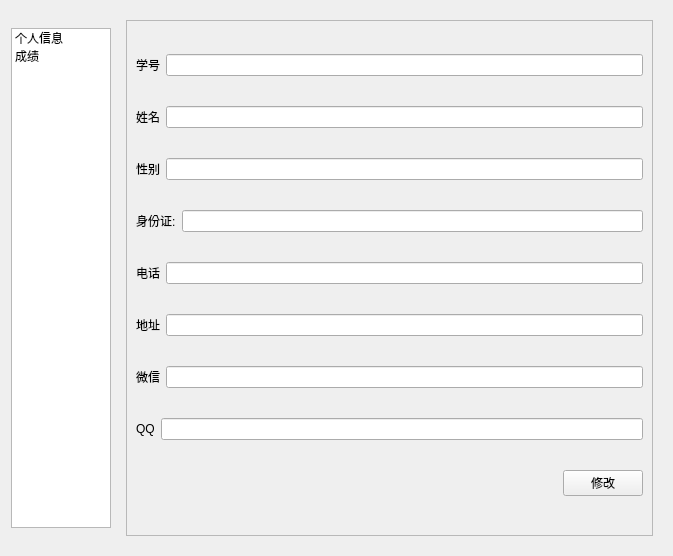
<?xml version="1.0" encoding="UTF-8"?>
<ui version="4.0">
 <class>StudentWidget</class>
 <widget class="QWidget" name="StudentWidget">
  <property name="geometry">
   <rect>
    <x>0</x>
    <y>0</y>
    <width>673</width>
    <height>556</height>
   </rect>
  </property>
  <property name="windowTitle">
   <string>Form</string>
  </property>
  <layout class="QHBoxLayout" name="horizontalLayout_19">
   <item>
    <widget class="QListWidget" name="listWidget">
     <property name="sizePolicy">
      <sizepolicy hsizetype="Fixed" vsizetype="Fixed">
       <horstretch>0</horstretch>
       <verstretch>0</verstretch>
      </sizepolicy>
     </property>
     <property name="minimumSize">
      <size>
       <width>100</width>
       <height>500</height>
      </size>
     </property>
     <property name="maximumSize">
      <size>
       <width>100</width>
       <height>16777215</height>
      </size>
     </property>
     <item>
      <property name="text">
       <string>个人信息</string>
      </property>
     </item>
     <item>
      <property name="text">
       <string>成绩</string>
      </property>
     </item>
    </widget>
   </item>
   <item>
    <widget class="QStackedWidget" name="stackedWidget">
     <property name="currentIndex">
      <number>0</number>
     </property>
     <widget class="QWidget" name="msg">
      <layout class="QGridLayout" name="gridLayout">
       <item row="0" column="1">
        <widget class="QScrollArea" name="scrollArea">
         <property name="widgetResizable">
          <bool>true</bool>
         </property>
         <widget class="QWidget" name="scrollAreaWidgetContents">
          <property name="geometry">
           <rect>
            <x>0</x>
            <y>0</y>
            <width>520</width>
            <height>510</height>
           </rect>
          </property>
          <layout class="QVBoxLayout" name="verticalLayout">
           <item>
            <layout class="QHBoxLayout" name="horizontalLayout">
             <item>
              <widget class="QLabel" name="label">
               <property name="text">
                <string>学号</string>
               </property>
              </widget>
             </item>
             <item>
              <widget class="QLineEdit" name="lineEdit_1"/>
             </item>
            </layout>
           </item>
           <item>
            <layout class="QHBoxLayout" name="horizontalLayout_2">
             <item>
              <widget class="QLabel" name="label_2">
               <property name="text">
                <string>姓名</string>
               </property>
              </widget>
             </item>
             <item>
              <widget class="QLineEdit" name="lineEdit_2"/>
             </item>
            </layout>
           </item>
           <item>
            <layout class="QHBoxLayout" name="horizontalLayout_5">
             <item>
              <widget class="QLabel" name="label_5">
               <property name="text">
                <string>性别</string>
               </property>
              </widget>
             </item>
             <item>
              <widget class="QLineEdit" name="lineEdit_3"/>
             </item>
            </layout>
           </item>
           <item>
            <layout class="QHBoxLayout" name="horizontalLayout_3">
             <item>
              <widget class="QLabel" name="label_3">
               <property name="text">
                <string>身份证:</string>
               </property>
              </widget>
             </item>
             <item>
              <widget class="QLineEdit" name="lineEdit_4"/>
             </item>
            </layout>
           </item>
           <item>
            <layout class="QHBoxLayout" name="horizontalLayout_17">
             <item>
              <widget class="QLabel" name="label_17">
               <property name="text">
                <string>电话</string>
               </property>
              </widget>
             </item>
             <item>
              <widget class="QLineEdit" name="lineEdit_5"/>
             </item>
            </layout>
           </item>
           <item>
            <layout class="QHBoxLayout" name="horizontalLayout_16">
             <item>
              <widget class="QLabel" name="label_16">
               <property name="text">
                <string>地址</string>
               </property>
              </widget>
             </item>
             <item>
              <widget class="QLineEdit" name="lineEdit_6"/>
             </item>
            </layout>
           </item>
           <item>
            <layout class="QHBoxLayout" name="horizontalLayout_13">
             <item>
              <widget class="QLabel" name="label_13">
               <property name="text">
                <string>微信</string>
               </property>
              </widget>
             </item>
             <item>
              <widget class="QLineEdit" name="lineEdit_7"/>
             </item>
            </layout>
           </item>
           <item>
            <layout class="QHBoxLayout" name="horizontalLayout_4">
             <item>
              <widget class="QLabel" name="label_4">
               <property name="text">
                <string>QQ</string>
               </property>
              </widget>
             </item>
             <item>
              <widget class="QLineEdit" name="lineEdit_8"/>
             </item>
            </layout>
           </item>
           <item>
            <layout class="QHBoxLayout" name="horizontalLayout_18">
             <item>
              <spacer name="horizontalSpacer">
               <property name="orientation">
                <enum>Qt::Horizontal</enum>
               </property>
               <property name="sizeHint" stdset="0">
                <size>
                 <width>40</width>
                 <height>20</height>
                </size>
               </property>
              </spacer>
             </item>
             <item>
              <widget class="QPushButton" name="updata_btn">
               <property name="text">
                <string>修改</string>
               </property>
              </widget>
             </item>
            </layout>
           </item>
          </layout>
         </widget>
        </widget>
       </item>
      </layout>
     </widget>
     <widget class="QWidget" name="score"/>
    </widget>
   </item>
  </layout>
 </widget>
 <resources/>
 <connections/>
</ui>
